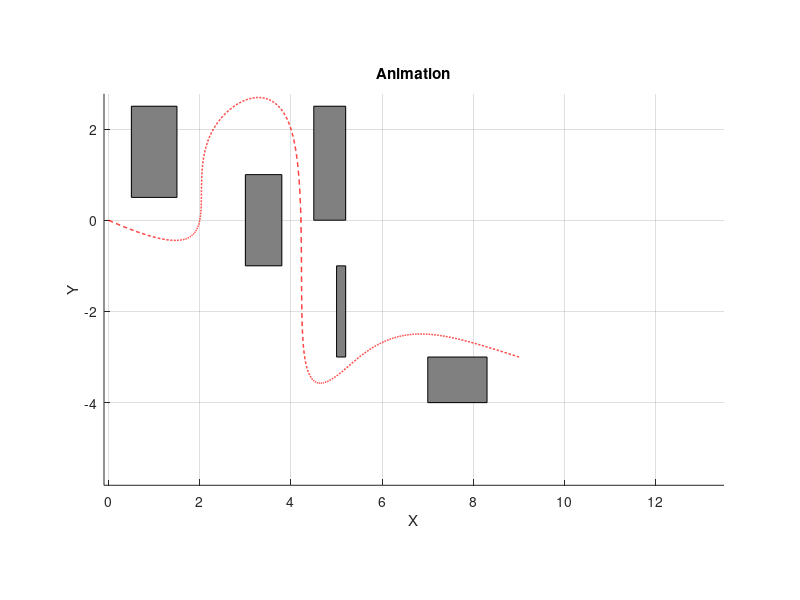

MATLAB code to generate this figure: (Note: this script raises an error after producing the figure.)
clc; clear; close all;

%% Load the data
load('dati.mat'); 

%% figure
figure;
hold on;
grid on;
axis equal;
axis([min(x)-0.1, max(x)+4.1, min(y)-2.1, max(y)+0.1]);
xlabel('X');
ylabel('Y');
Designed_tr = plot(nan, nan, 'r--', 'LineWidth', 1); 
set(Designed_tr, 'XData', xd, 'YData', yd);
title('Animation');

%% Obstacols
walls = [
    0.5, 0.5, 1.0, 2.0;
    3.0, -1.0, 0.8, 2.0;
    4.5, 0.0, 0.7, 2.5;
    5, -3.0, 0.2, 2.0;
    7, -4, 1.3, 1;
];

for i = 1:size(walls,1)
    rectangle('Position', walls(i,:), 'FaceColor', [0.5 0.5 0.5]);
end

%% Parcking box
goal = [9.0, -5.0, 4.0, 4.0];  % [x, y, length, height]
hGoal = rectangle('Position', goal, 'FaceColor', [1 1 1 0], 'EdgeColor','k', 'LineWidth', 2); 

%% Trajectory
hLine = plot(nan, nan, 'b-', 'LineWidth', 2); 
hPoint = plot(nan, nan, 'ro', 'MarkerFaceColor', 'r'); 

%% Animation
for k = 1:length(x)
    set(hLine, 'XData', x(1:k), 'YData', y(1:k));

    px = x(k);
    py = y(k);

    set(hPoint, 'XData', px, 'YData', py);

    drawnow;           
    pause(0.00);       
end
